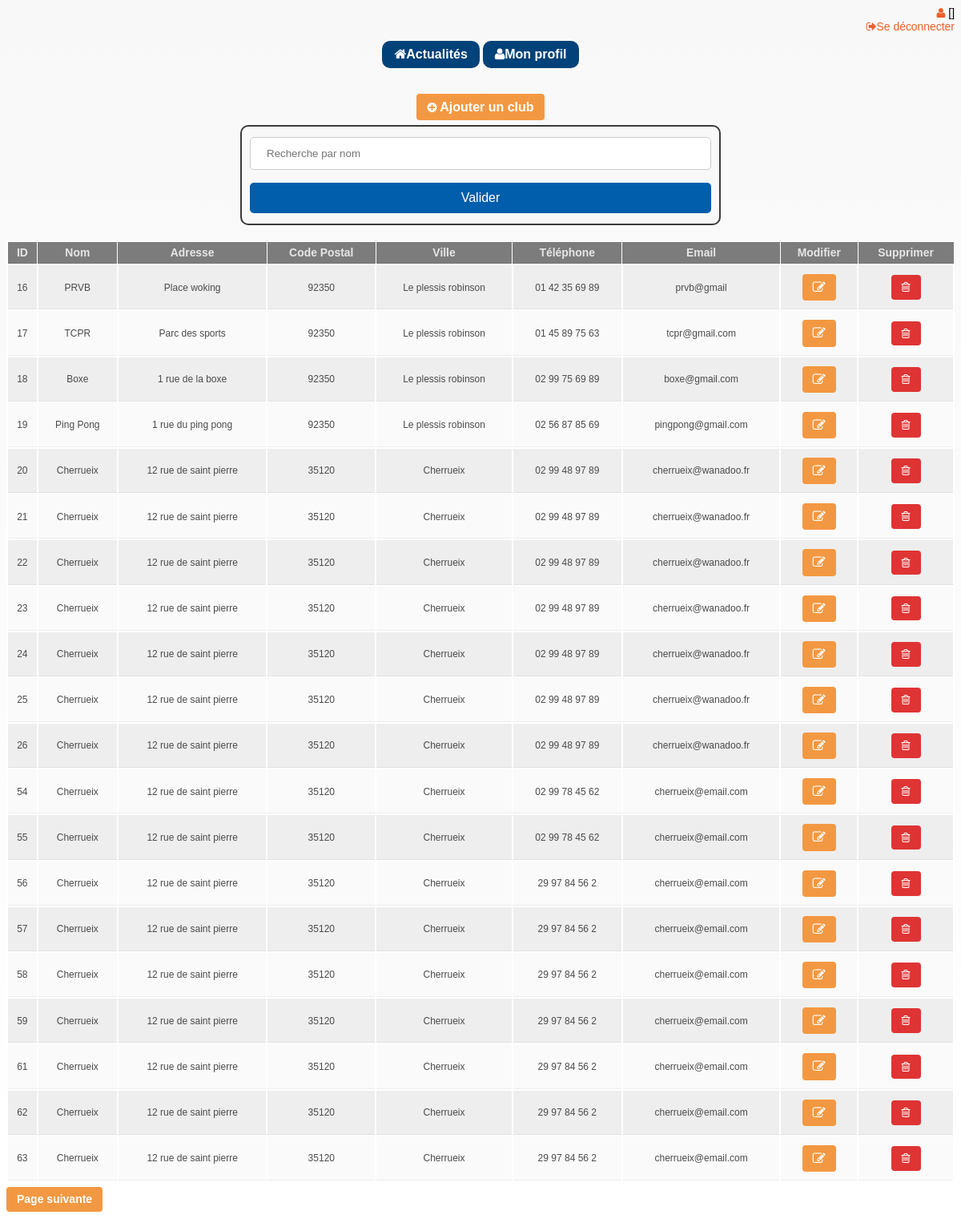
Screenshot of /club2021/club/club.php (signed in) with the database file from the repository.
### tables this page shows
CREATE TABLE Clubs(
        club_id      Int  Auto_increment  NOT NULL ,
        club_nom     Varchar (100) NOT NULL ,
        club_adresse Varchar (100) NOT NULL ,
        club_cp      Varchar (5) NOT NULL ,
        club_ville   Varchar (100) NOT NULL ,
        club_tel     Text NOT NULL ,
        club_email   Varchar (60) NOT NULL
	,CONSTRAINT Clubs_PK PRIMARY KEY (club_id)
);

### club2021/club/club.php (the view, shortened to what this page needs)
<?php
require('../inc/header.php');
?>
<body>
   <div class="txt-center">
      <br>
      <a class="btn--default" href="form_add_club.php">
         <span class="icon"><i class="fa fa-plus-circle" aria-hidden="true"></i></span>
         Ajouter un club</a>
   </div>
   <form class="form form--m center" method="GET">
      <input type="search" name="q" placeholder="Recherche par nom" value="<?= isset($_GET['q'])?$_GET['q']:null ?>"/>
      <input type="submit" value="Valider" />
   </form>
   <div class="content1col"></div>
   <?php
   $query = "SELECT * FROM clubs";
   $queryCount = "SELECT count(club_id) as count FROM clubs";
   $params = [];
   $page = (int)(isset($_GET['p'])?$_GET['p']:1);
   $offset = ($page-1)*PER_PAGE;
   $query .= " LIMIT " . PER_PAGE . " OFFSET $offset";
   $statement = $pdo->prepare($query);
   $statement->execute($params);
   $products = $statement->fetchAll(PDO::FETCH_ASSOC);
   $statement = $pdo->prepare($queryCount);
   $statement->execute($params);
   $count = (int)$statement->fetch(PDO::FETCH_ASSOC)['count'];
   $pages = ceil($count / PER_PAGE);
   function withParam($param, $value){
      return http_build_query(array_merge($_GET,[$param => $value] ));
   }
   ?>
   <table class="table">
      <thead>
         <tr>
            <th>ID</th>
            <th>Nom</th>
            <th>Adresse</th>
            <th>Code Postal</th>
            <th>Ville</th>
            <th>Téléphone</th>
            <th>Email</th>
            <th>Modifier</th>
            <th>Supprimer</th>
         </tr>
         <?php foreach ($products as $product) : ?>
            <tr>
               <td><?= $product['club_id'] ?></td>
               <td><?= $product['club_nom'] ?></td>
               <td><?= $product['club_adresse'] ?></td>
               <td><?= $product['club_cp'] ?></td>
               <td><?= $product['club_ville'] ?></td>
               <td><?= $tel = implode(' ', str_split($product['club_tel'], 2)); ?></td>
               <td><?= $product['club_email'] ?></td>
               <td><a class="btn--default btn-mini" href="form_modif_club.php?numID=<?= $product['club_id'] ?>"><i class="fa fa-pencil-square-o" aria-hidden="true" name="update"></i></a></td>
               <td><a class="btn--delete btn-mini delete-confirm" href="form_suppr_club.php?numID=<?= $product['club_id'] ?>" onclick="return confirm('Souhaitez vous supprimer ce club?')"><i class="fa fa-trash-o" aria-hidden="true" name="suppr"></i></a></td>
            </tr>
         <?php endforeach ?>
   </table>
   <?php if($pages>1 && $page < $pages): ?>
      <a  href="?<?= withParam("p",$page + 1) ?>" class="btn btn--custom">Page suivante</a>
      <?php endif ?>
   </body>
</html>

### club2021/css/style.css (style rules this page uses)
html { box-sizing: border-box; }
*, *:before, *:after { box-sizing: inherit; }
html { font-size: 80%; font-size: calc(1em * 0.725); }
body { background:linear-gradient(#f8f8f8, white); background-position: center top; background-attachment: fixed; background-size: cover; font-family: Arial, Helvetica, sans-serif; background-color: #cfcfcf; line-height: 1.2; font-size: 12px; font-size: 1.2rem; }
.content1col { width: 100%; padding: 10px; }
a { color: #ee5f2a; cursor: pointer;text-decoration: none; }
.icon { font-size: 14px; color:inherit; }
.center { margin: 0 auto; }
form,fieldset { padding: 2rem; }
form { background-color: #f8f8f8; width: auto; min-width: 300px; padding: 5px 10px; border-radius: 10px; border: 2px solid #3a3a3a; color: #333333; }
.form--m { width: 600px !important; }
.btn, .btn--default, .btn--cancel, .btn--delete, .btn--dark, .btn--light, .btn--nav, .btn--custom { display:inline-block; border-radius: 4px; border: 1px solid transparent; padding: 6px 12px; margin: 6px 0; white-space: nowrap; vertical-align: middle; text-align: center; font-size: 14px; font-weight: bold; -webkit-transition: all .3s; -moz-transition: all .3s; -ms-transition: all .3s; transition: all .3s; }
.btn--delete { background-color: #df3434; color: #fff; }
.btn--custom { background-color:#f39842; color: #fff; }
.btn--default { background-color: #f39842; color: #fff; font-size:16px; }
input[type=search] { width:100%; padding: 12px 20px; margin:8px 0; display: inline-block; border: 1px solid #ccc; box-sizing: border-box; border-radius: 5px; }
input[type=submit] { background-color:#005eac; color:white; padding: 10px ; margin:8px 0; border:none; cursor:pointer; width:100%; border-radius: 5px; font-size: 16px; }
.txt-center { text-align: center; }
.table { border-collapse: collapse; border-spacing: 0; width: 100%; margin: 10px; background-color: #fff; margin: auto; }
.table tr { background-color: #fafafa; box-shadow: inset 0 -2px 2px -2px black; transition: all .5s; }
.table tr:first-child { padding-top: 0.5em;background-color: #7C7C7C; }
.table tr:nth-child(even) { background-color: #eeeeee; }
.table th, .table td { text-align: center; padding: 5px; color: rgb(75, 75, 75); }
.table td { border: 2px solid #ffffff; font-size: 12px; }
.table th { border: 1px solid #ffffff; color: #e6e6e6; font-weight: bold; }

### rows the page displays
clubs: club_id "16", club_nom "PRVB", club_adresse "Place woking", club_cp "92350", club_ville "Le plessis robinson", club_tel "01 42 35 69 89", club_email "prvb@gmail"
clubs: club_id "17", club_nom "TCPR", club_adresse "Parc des sports", club_cp "92350", club_ville "Le plessis robinson", club_tel "01 45 89 75 63", club_email "tcpr@gmail.com"
clubs: club_id "18", club_nom "Boxe", club_adresse "1 rue de la boxe", club_cp "92350", club_ville "Le plessis robinson", club_tel "02 99 75 69 89", club_email "boxe@gmail.com"
clubs: club_id "19", club_nom "Ping Pong", club_adresse "1 rue du ping pong", club_cp "92350", club_ville "Le plessis robinson", club_tel "02 56 87 85 69", club_email "pingpong@gmail.com"
clubs: club_id "20", club_nom "Cherrueix", club_adresse "12 rue de saint pierre", club_cp "35120", club_ville "Cherrueix", club_tel "02 99 48 97 89", club_email "cherrueix@wanadoo.fr"
clubs: club_id "21", club_nom "Cherrueix", club_adresse "12 rue de saint pierre", club_cp "35120", club_ville "Cherrueix", club_tel "02 99 48 97 89", club_email "cherrueix@wanadoo.fr"
clubs: club_id "22", club_nom "Cherrueix", club_adresse "12 rue de saint pierre", club_cp "35120", club_ville "Cherrueix", club_tel "02 99 48 97 89", club_email "cherrueix@wanadoo.fr"
clubs: club_id "23", club_nom "Cherrueix", club_adresse "12 rue de saint pierre", club_cp "35120", club_ville "Cherrueix", club_tel "02 99 48 97 89", club_email "cherrueix@wanadoo.fr"
clubs: club_id "24", club_nom "Cherrueix", club_adresse "12 rue de saint pierre", club_cp "35120", club_ville "Cherrueix", club_tel "02 99 48 97 89", club_email "cherrueix@wanadoo.fr"
clubs: club_id "25", club_nom "Cherrueix", club_adresse "12 rue de saint pierre", club_cp "35120", club_ville "Cherrueix", club_tel "02 99 48 97 89", club_email "cherrueix@wanadoo.fr"
clubs: club_id "26", club_nom "Cherrueix", club_adresse "12 rue de saint pierre", club_cp "35120", club_ville "Cherrueix", club_tel "02 99 48 97 89", club_email "cherrueix@wanadoo.fr"
clubs: club_id "54", club_nom "Cherrueix", club_adresse "12 rue de saint pierre", club_cp "35120", club_ville "Cherrueix", club_tel "02 99 78 45 62", club_email "cherrueix@email.com"
clubs: club_id "55", club_nom "Cherrueix", club_adresse "12 rue de saint pierre", club_cp "35120", club_ville "Cherrueix", club_tel "02 99 78 45 62", club_email "cherrueix@email.com"
clubs: club_id "56", club_nom "Cherrueix", club_adresse "12 rue de saint pierre", club_cp "35120", club_ville "Cherrueix", club_tel "29 97 84 56 2", club_email "cherrueix@email.com"
clubs: club_id "57", club_nom "Cherrueix", club_adresse "12 rue de saint pierre", club_cp "35120", club_ville "Cherrueix", club_tel "29 97 84 56 2", club_email "cherrueix@email.com"
clubs: club_id "58", club_nom "Cherrueix", club_adresse "12 rue de saint pierre", club_cp "35120", club_ville "Cherrueix", club_tel "29 97 84 56 2", club_email "cherrueix@email.com"
clubs: club_id "59", club_nom "Cherrueix", club_adresse "12 rue de saint pierre", club_cp "35120", club_ville "Cherrueix", club_tel "29 97 84 56 2", club_email "cherrueix@email.com"
clubs: club_id "61", club_nom "Cherrueix", club_adresse "12 rue de saint pierre", club_cp "35120", club_ville "Cherrueix", club_tel "29 97 84 56 2", club_email "cherrueix@email.com"
clubs: club_id "62", club_nom "Cherrueix", club_adresse "12 rue de saint pierre", club_cp "35120", club_ville "Cherrueix", club_tel "29 97 84 56 2", club_email "cherrueix@email.com"
clubs: club_id "63", club_nom "Cherrueix", club_adresse "12 rue de saint pierre", club_cp "35120", club_ville "Cherrueix", club_tel "29 97 84 56 2", club_email "cherrueix@email.com"

### other values shown
$message "[]"
